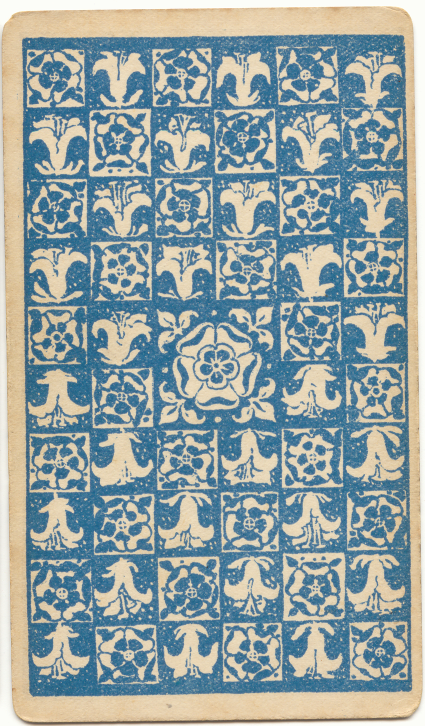
#> input picture images/back.jpg, 850 x 1451 px (shown at 1/2 size); its folder holds only this picture in this run
$ python process_images.py
#> lines starting #> are read from the running program, lines starting #| are printed output that depends on the picture
# import modules
from pathlib import Path
from PIL import Image

# load images
directory = 'images'
image_files = Path(directory).glob('*.jpg')
count = 0
for image_file in image_files:
    image = Image.open(image_file)
#> image is the input picture: PIL image 850x1451 RGB; mean R, G, B 147.4, 162.3, 163
    # image = Image.open('images/0603170325589_00_678029bbc55011a335aa0623a5fbd863.jpg')
    # resize images to 200 wide by 333 height
    resized = image.resize((200,333))
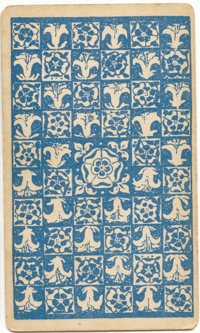
#> resized: PIL image 200x333 RGB; mean R, G, B 147.4, 162.3, 163
    # rename images
    img_file = str(image_file)
    img_no = img_file[img_file.find('_')+1: img_file.find('_')+3]
    new_name = './processed/c' + str(img_no) + '.jpg'
    # save renamed, resized images
    resized.save((new_name))
    count += 1

# save images
print('renamed '+str(count)+ 'files')
#resized.show()
